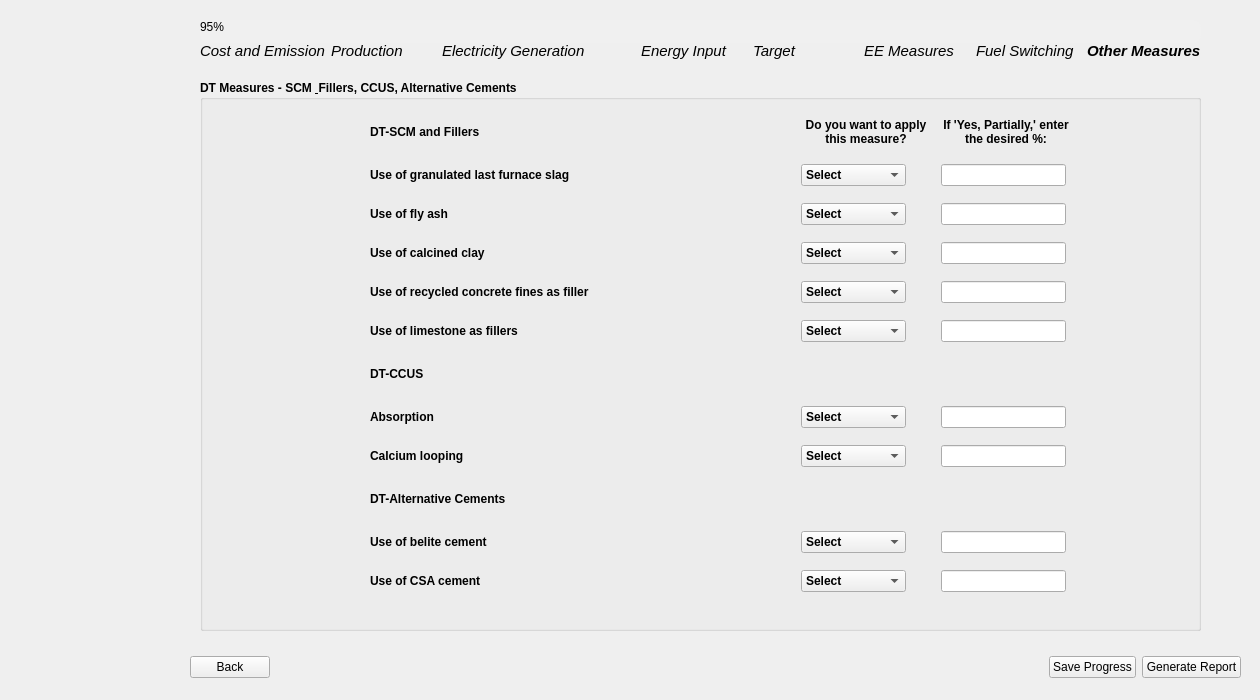
<?xml version="1.0" encoding="UTF-8"?>
<ui version="4.0">
 <class>Page10_AllDTMeasures</class>
 <widget class="QWidget" name="Page10_AllDTMeasures">
  <property name="geometry">
   <rect>
    <x>0</x>
    <y>0</y>
    <width>1260</width>
    <height>700</height>
   </rect>
  </property>
  <property name="sizePolicy">
   <sizepolicy hsizetype="Fixed" vsizetype="Fixed">
    <horstretch>0</horstretch>
    <verstretch>0</verstretch>
   </sizepolicy>
  </property>
  <property name="windowTitle">
   <string>Form</string>
  </property>
  <property name="styleSheet">
   <string notr="true"/>
  </property>
  <widget class="QWidget" name="layoutWidget">
   <property name="geometry">
    <rect>
     <x>190</x>
     <y>650</y>
     <width>1051</width>
     <height>35</height>
    </rect>
   </property>
   <layout class="QHBoxLayout" name="button_layout">
    <item>
     <widget class="QPushButton" name="backBtn">
      <property name="text">
       <string>Back</string>
      </property>
     </widget>
    </item>
    <item>
     <spacer name="horizontalSpacer">
      <property name="orientation">
       <enum>Qt::Horizontal</enum>
      </property>
      <property name="sizeHint" stdset="0">
       <size>
        <width>40</width>
        <height>20</height>
       </size>
      </property>
     </spacer>
    </item>
    <item>
     <widget class="QPushButton" name="saveBtn">
      <property name="text">
       <string>Save Progress</string>
      </property>
     </widget>
    </item>
    <item>
     <widget class="QPushButton" name="pdfBtn">
      <property name="font">
       <font>
        <kerning>true</kerning>
       </font>
      </property>
      <property name="text">
       <string>Generate Report</string>
      </property>
     </widget>
    </item>
   </layout>
  </widget>
  <widget class="QGroupBox" name="page_10_group_1">
   <property name="geometry">
    <rect>
     <x>200</x>
     <y>80</y>
     <width>1001</width>
     <height>551</height>
    </rect>
   </property>
   <property name="font">
    <font>
     <bold>true</bold>
    </font>
   </property>
   <property name="styleSheet">
    <string notr="true">QPushButton {
    background-color: #26481f;  /* Green */
    color: white;
    border: none;
    padding: 8px 16px;
    font-size: 14px;
    border-radius: 6px;
    min-width: 90px;
    min-height: 15px;

}

QPushButton:hover {
    background-color: #45a049;
}

QPushButton:pressed {
    background-color: #3e8e41;
}

QPushButton#saveBtn {
                background-color: white;
                color: #26481f;
            }
QPushButton#saveBtn:hover {
                background-color: #45a049;
			  color: white;
            }

    QLineEdit {
        border-radius: 10px;    
        padding: 5px;           
    }

myLineEdit-&gt;setFixedSize(200, 30)</string>
   </property>
   <property name="title">
    <string>DT Measures - SCM &amp; Fillers, CCUS, Alternative Cements</string>
   </property>
   <widget class="QWidget" name="layoutWidget">
    <property name="geometry">
     <rect>
      <x>170</x>
      <y>30</y>
      <width>701</width>
      <height>501</height>
     </rect>
    </property>
    <layout class="QGridLayout" name="page_10_gridLayout">
     <property name="sizeConstraint">
      <enum>QLayout::SetNoConstraint</enum>
     </property>
     <property name="spacing">
      <number>10</number>
     </property>
     <item row="7" column="1">
      <widget class="QComboBox" name="page_10_comboBox_6">
       <property name="sizePolicy">
        <sizepolicy hsizetype="Fixed" vsizetype="Fixed">
         <horstretch>0</horstretch>
         <verstretch>0</verstretch>
        </sizepolicy>
       </property>
       <item>
        <property name="text">
         <string>Select</string>
        </property>
       </item>
       <item>
        <property name="text">
         <string>Yes (100%)</string>
        </property>
       </item>
       <item>
        <property name="text">
         <string>No (0%)</string>
        </property>
       </item>
       <item>
        <property name="text">
         <string>Yes, Partially</string>
        </property>
       </item>
      </widget>
     </item>
     <item row="1" column="1">
      <widget class="QComboBox" name="page_10_comboBox">
       <property name="sizePolicy">
        <sizepolicy hsizetype="Fixed" vsizetype="Fixed">
         <horstretch>0</horstretch>
         <verstretch>0</verstretch>
        </sizepolicy>
       </property>
       <item>
        <property name="text">
         <string>Select</string>
        </property>
       </item>
       <item>
        <property name="text">
         <string>Yes (100%)</string>
        </property>
       </item>
       <item>
        <property name="text">
         <string>No (0%)</string>
        </property>
       </item>
       <item>
        <property name="text">
         <string>Yes, Partially</string>
        </property>
       </item>
      </widget>
     </item>
     <item row="4" column="1">
      <widget class="QComboBox" name="page_10_comboBox_4">
       <property name="sizePolicy">
        <sizepolicy hsizetype="Fixed" vsizetype="Fixed">
         <horstretch>0</horstretch>
         <verstretch>0</verstretch>
        </sizepolicy>
       </property>
       <item>
        <property name="text">
         <string>Select</string>
        </property>
       </item>
       <item>
        <property name="text">
         <string>Yes (100%)</string>
        </property>
       </item>
       <item>
        <property name="text">
         <string>No (0%)</string>
        </property>
       </item>
       <item>
        <property name="text">
         <string>Yes, Partially</string>
        </property>
       </item>
      </widget>
     </item>
     <item row="3" column="1">
      <widget class="QComboBox" name="page_10_comboBox_3">
       <property name="sizePolicy">
        <sizepolicy hsizetype="Fixed" vsizetype="Fixed">
         <horstretch>0</horstretch>
         <verstretch>0</verstretch>
        </sizepolicy>
       </property>
       <item>
        <property name="text">
         <string>Select</string>
        </property>
       </item>
       <item>
        <property name="text">
         <string>Yes (100%)</string>
        </property>
       </item>
       <item>
        <property name="text">
         <string>No (0%)</string>
        </property>
       </item>
       <item>
        <property name="text">
         <string>Yes, Partially</string>
        </property>
       </item>
      </widget>
     </item>
     <item row="2" column="1">
      <widget class="QComboBox" name="page_10_comboBox_2">
       <property name="sizePolicy">
        <sizepolicy hsizetype="Fixed" vsizetype="Fixed">
         <horstretch>0</horstretch>
         <verstretch>0</verstretch>
        </sizepolicy>
       </property>
       <item>
        <property name="text">
         <string>Select</string>
        </property>
       </item>
       <item>
        <property name="text">
         <string>Yes (100%)</string>
        </property>
       </item>
       <item>
        <property name="text">
         <string>No (0%)</string>
        </property>
       </item>
       <item>
        <property name="text">
         <string>Yes, Partially</string>
        </property>
       </item>
      </widget>
     </item>
     <item row="0" column="0">
      <widget class="QLabel" name="page_10_header_1">
       <property name="font">
        <font>
         <bold>true</bold>
        </font>
       </property>
       <property name="text">
        <string>DT-SCM and Fillers</string>
       </property>
      </widget>
     </item>
     <item row="1" column="0">
      <widget class="QLabel" name="page_10_label">
       <property name="text">
        <string>Use of granulated last furnace slag</string>
       </property>
      </widget>
     </item>
     <item row="7" column="0">
      <widget class="QLabel" name="page_10_label_6">
       <property name="text">
        <string>Absorption</string>
       </property>
      </widget>
     </item>
     <item row="0" column="2">
      <widget class="QLabel" name="page_10_header_6">
       <property name="minimumSize">
        <size>
         <width>130</width>
         <height>30</height>
        </size>
       </property>
       <property name="maximumSize">
        <size>
         <width>130</width>
         <height>30</height>
        </size>
       </property>
       <property name="font">
        <font>
         <bold>true</bold>
        </font>
       </property>
       <property name="text">
        <string>If 'Yes, Partially,' enter the desired %:</string>
       </property>
       <property name="alignment">
        <set>Qt::AlignCenter</set>
       </property>
       <property name="wordWrap">
        <bool>true</bool>
       </property>
      </widget>
     </item>
     <item row="4" column="0">
      <widget class="QLabel" name="page_10_label_4">
       <property name="text">
        <string>Use of recycled concrete fines as filler</string>
       </property>
      </widget>
     </item>
     <item row="3" column="0">
      <widget class="QLabel" name="page_10_label_3">
       <property name="text">
        <string>Use of calcined clay</string>
       </property>
      </widget>
     </item>
     <item row="7" column="2">
      <widget class="QLineEdit" name="page_10_input_6">
       <property name="sizePolicy">
        <sizepolicy hsizetype="Fixed" vsizetype="Fixed">
         <horstretch>0</horstretch>
         <verstretch>0</verstretch>
        </sizepolicy>
       </property>
       <property name="text">
        <string/>
       </property>
      </widget>
     </item>
     <item row="5" column="2">
      <widget class="QLineEdit" name="page_10_input_5">
       <property name="sizePolicy">
        <sizepolicy hsizetype="Fixed" vsizetype="Fixed">
         <horstretch>0</horstretch>
         <verstretch>0</verstretch>
        </sizepolicy>
       </property>
       <property name="text">
        <string/>
       </property>
      </widget>
     </item>
     <item row="5" column="0">
      <widget class="QLabel" name="page_10_label_5">
       <property name="text">
        <string>Use of limestone as fillers</string>
       </property>
      </widget>
     </item>
     <item row="4" column="2">
      <widget class="QLineEdit" name="page_10_input_4">
       <property name="sizePolicy">
        <sizepolicy hsizetype="Fixed" vsizetype="Fixed">
         <horstretch>0</horstretch>
         <verstretch>0</verstretch>
        </sizepolicy>
       </property>
       <property name="text">
        <string/>
       </property>
      </widget>
     </item>
     <item row="11" column="0">
      <widget class="QLabel" name="page_10_label_9">
       <property name="text">
        <string>Use of CSA cement</string>
       </property>
      </widget>
     </item>
     <item row="2" column="0">
      <widget class="QLabel" name="page_10_label_2">
       <property name="text">
        <string>Use of fly ash</string>
       </property>
      </widget>
     </item>
     <item row="8" column="1">
      <widget class="QComboBox" name="page_10_comboBox_7">
       <property name="sizePolicy">
        <sizepolicy hsizetype="Fixed" vsizetype="Fixed">
         <horstretch>0</horstretch>
         <verstretch>0</verstretch>
        </sizepolicy>
       </property>
       <item>
        <property name="text">
         <string>Select</string>
        </property>
       </item>
       <item>
        <property name="text">
         <string>Yes (100%)</string>
        </property>
       </item>
       <item>
        <property name="text">
         <string>No (0%)</string>
        </property>
       </item>
       <item>
        <property name="text">
         <string>Yes, Partially</string>
        </property>
       </item>
      </widget>
     </item>
     <item row="6" column="0">
      <widget class="QLabel" name="page_10_header_2">
       <property name="minimumSize">
        <size>
         <width>0</width>
         <height>30</height>
        </size>
       </property>
       <property name="maximumSize">
        <size>
         <width>16777215</width>
         <height>30</height>
        </size>
       </property>
       <property name="font">
        <font>
         <bold>true</bold>
        </font>
       </property>
       <property name="text">
        <string>DT-CCUS</string>
       </property>
      </widget>
     </item>
     <item row="8" column="0">
      <widget class="QLabel" name="page_10_label_7">
       <property name="text">
        <string>Calcium looping</string>
       </property>
      </widget>
     </item>
     <item row="10" column="2">
      <widget class="QLineEdit" name="page_10_input_8">
       <property name="sizePolicy">
        <sizepolicy hsizetype="Fixed" vsizetype="Fixed">
         <horstretch>0</horstretch>
         <verstretch>0</verstretch>
        </sizepolicy>
       </property>
       <property name="text">
        <string/>
       </property>
      </widget>
     </item>
     <item row="11" column="2">
      <widget class="QLineEdit" name="page_10_input_9">
       <property name="sizePolicy">
        <sizepolicy hsizetype="Fixed" vsizetype="Fixed">
         <horstretch>0</horstretch>
         <verstretch>0</verstretch>
        </sizepolicy>
       </property>
       <property name="text">
        <string/>
       </property>
      </widget>
     </item>
     <item row="3" column="2">
      <widget class="QLineEdit" name="page_10_input_3">
       <property name="sizePolicy">
        <sizepolicy hsizetype="Fixed" vsizetype="Fixed">
         <horstretch>0</horstretch>
         <verstretch>0</verstretch>
        </sizepolicy>
       </property>
       <property name="text">
        <string/>
       </property>
      </widget>
     </item>
     <item row="11" column="1">
      <widget class="QComboBox" name="page_10_comboBox_9">
       <property name="sizePolicy">
        <sizepolicy hsizetype="Fixed" vsizetype="Fixed">
         <horstretch>0</horstretch>
         <verstretch>0</verstretch>
        </sizepolicy>
       </property>
       <item>
        <property name="text">
         <string>Select</string>
        </property>
       </item>
       <item>
        <property name="text">
         <string>Yes (100%)</string>
        </property>
       </item>
       <item>
        <property name="text">
         <string>No (0%)</string>
        </property>
       </item>
       <item>
        <property name="text">
         <string>Yes, Partially</string>
        </property>
       </item>
      </widget>
     </item>
     <item row="9" column="0">
      <widget class="QLabel" name="page_10_header_3">
       <property name="minimumSize">
        <size>
         <width>0</width>
         <height>30</height>
        </size>
       </property>
       <property name="maximumSize">
        <size>
         <width>16777215</width>
         <height>30</height>
        </size>
       </property>
       <property name="font">
        <font>
         <bold>true</bold>
        </font>
       </property>
       <property name="text">
        <string>DT-Alternative Cements</string>
       </property>
      </widget>
     </item>
     <item row="0" column="1">
      <widget class="QLabel" name="page_10_header_5">
       <property name="minimumSize">
        <size>
         <width>130</width>
         <height>30</height>
        </size>
       </property>
       <property name="maximumSize">
        <size>
         <width>130</width>
         <height>30</height>
        </size>
       </property>
       <property name="font">
        <font>
         <bold>true</bold>
        </font>
       </property>
       <property name="text">
        <string>Do you want to apply this measure?</string>
       </property>
       <property name="alignment">
        <set>Qt::AlignCenter</set>
       </property>
       <property name="wordWrap">
        <bool>true</bool>
       </property>
      </widget>
     </item>
     <item row="8" column="2">
      <widget class="QLineEdit" name="page_10_input_7">
       <property name="sizePolicy">
        <sizepolicy hsizetype="Fixed" vsizetype="Fixed">
         <horstretch>0</horstretch>
         <verstretch>0</verstretch>
        </sizepolicy>
       </property>
       <property name="text">
        <string/>
       </property>
      </widget>
     </item>
     <item row="2" column="2">
      <widget class="QLineEdit" name="page_10_input_2">
       <property name="sizePolicy">
        <sizepolicy hsizetype="Fixed" vsizetype="Fixed">
         <horstretch>0</horstretch>
         <verstretch>0</verstretch>
        </sizepolicy>
       </property>
       <property name="text">
        <string/>
       </property>
      </widget>
     </item>
     <item row="10" column="1">
      <widget class="QComboBox" name="page_10_comboBox_8">
       <property name="sizePolicy">
        <sizepolicy hsizetype="Fixed" vsizetype="Fixed">
         <horstretch>0</horstretch>
         <verstretch>0</verstretch>
        </sizepolicy>
       </property>
       <item>
        <property name="text">
         <string>Select</string>
        </property>
       </item>
       <item>
        <property name="text">
         <string>Yes (100%)</string>
        </property>
       </item>
       <item>
        <property name="text">
         <string>No (0%)</string>
        </property>
       </item>
       <item>
        <property name="text">
         <string>Yes, Partially</string>
        </property>
       </item>
      </widget>
     </item>
     <item row="1" column="2">
      <widget class="QLineEdit" name="page_10_input">
       <property name="sizePolicy">
        <sizepolicy hsizetype="Fixed" vsizetype="Fixed">
         <horstretch>0</horstretch>
         <verstretch>0</verstretch>
        </sizepolicy>
       </property>
       <property name="text">
        <string/>
       </property>
      </widget>
     </item>
     <item row="5" column="1">
      <widget class="QComboBox" name="page_10_comboBox_5">
       <property name="sizePolicy">
        <sizepolicy hsizetype="Fixed" vsizetype="Fixed">
         <horstretch>0</horstretch>
         <verstretch>0</verstretch>
        </sizepolicy>
       </property>
       <item>
        <property name="text">
         <string>Select</string>
        </property>
       </item>
       <item>
        <property name="text">
         <string>Yes (100%)</string>
        </property>
       </item>
       <item>
        <property name="text">
         <string>No (0%)</string>
        </property>
       </item>
       <item>
        <property name="text">
         <string>Yes, Partially</string>
        </property>
       </item>
      </widget>
     </item>
     <item row="10" column="0">
      <widget class="QLabel" name="page_10_label_8">
       <property name="text">
        <string>Use of belite cement</string>
       </property>
      </widget>
     </item>
    </layout>
   </widget>
  </widget>
  <widget class="QLabel" name="side_image">
   <property name="geometry">
    <rect>
     <x>0</x>
     <y>-30</y>
     <width>171</width>
     <height>761</height>
    </rect>
   </property>
   <property name="text">
    <string/>
   </property>
   <property name="pixmap">
    <pixmap>../images/BEST_side_abstract.png</pixmap>
   </property>
  </widget>
  <widget class="QProgressBar" name="progressBar">
   <property name="geometry">
    <rect>
     <x>200</x>
     <y>20</y>
     <width>1001</width>
     <height>23</height>
    </rect>
   </property>
   <property name="styleSheet">
    <string notr="true">QProgressBar {
    background-color: #F0F0F0;
    border: none;
	border-radius: 8px;
}
QProgressBar::chunk {
	border-radius: 8px;
    background: QLinearGradient(
        x1: 0, y1: 0, x2: 1, y2: 0,
        stop: 0 #33bef0,   /* Light Blue */
        stop: 1 #77d695    /* Light Green */
    );
}</string>
   </property>
   <property name="value">
    <number>95</number>
   </property>
  </widget>
  <widget class="QWidget" name="layoutWidget_3">
   <property name="geometry">
    <rect>
     <x>200</x>
     <y>40</y>
     <width>1001</width>
     <height>22</height>
    </rect>
   </property>
   <layout class="QGridLayout" name="gridLayout_12">
    <item row="0" column="0">
     <widget class="QLabel" name="label_3">
      <property name="font">
       <font>
        <pointsize>11</pointsize>
        <italic>true</italic>
        <bold>false</bold>
       </font>
      </property>
      <property name="text">
       <string>Cost and Emission</string>
      </property>
     </widget>
    </item>
    <item row="0" column="1">
     <widget class="QLabel" name="label_10">
      <property name="font">
       <font>
        <pointsize>11</pointsize>
        <italic>true</italic>
       </font>
      </property>
      <property name="text">
       <string>Production</string>
      </property>
     </widget>
    </item>
    <item row="0" column="2">
     <widget class="QLabel" name="label_11">
      <property name="font">
       <font>
        <pointsize>11</pointsize>
        <italic>true</italic>
       </font>
      </property>
      <property name="text">
       <string>Electricity Generation            </string>
      </property>
     </widget>
    </item>
    <item row="0" column="3">
     <widget class="QLabel" name="label_12">
      <property name="font">
       <font>
        <pointsize>11</pointsize>
        <italic>true</italic>
       </font>
      </property>
      <property name="text">
       <string>Energy Input</string>
      </property>
     </widget>
    </item>
    <item row="0" column="4">
     <widget class="QLabel" name="label_13">
      <property name="font">
       <font>
        <pointsize>11</pointsize>
        <italic>true</italic>
        <bold>false</bold>
       </font>
      </property>
      <property name="text">
       <string>Target</string>
      </property>
     </widget>
    </item>
    <item row="0" column="5">
     <widget class="QLabel" name="label_14">
      <property name="font">
       <font>
        <pointsize>11</pointsize>
        <italic>true</italic>
        <bold>false</bold>
       </font>
      </property>
      <property name="text">
       <string>EE Measures</string>
      </property>
     </widget>
    </item>
    <item row="0" column="6">
     <widget class="QLabel" name="label_15">
      <property name="font">
       <font>
        <pointsize>11</pointsize>
        <italic>true</italic>
       </font>
      </property>
      <property name="text">
       <string>Fuel Switching</string>
      </property>
     </widget>
    </item>
    <item row="0" column="7">
     <widget class="QLabel" name="label_16">
      <property name="font">
       <font>
        <pointsize>11</pointsize>
        <italic>true</italic>
        <bold>true</bold>
       </font>
      </property>
      <property name="text">
       <string>Other Measures</string>
      </property>
     </widget>
    </item>
   </layout>
  </widget>
 </widget>
 <tabstops>
  <tabstop>page_10_input</tabstop>
  <tabstop>page_10_input_2</tabstop>
  <tabstop>page_10_input_3</tabstop>
  <tabstop>page_10_input_4</tabstop>
  <tabstop>page_10_input_5</tabstop>
  <tabstop>page_10_input_6</tabstop>
  <tabstop>page_10_input_7</tabstop>
  <tabstop>page_10_input_8</tabstop>
  <tabstop>page_10_input_9</tabstop>
  <tabstop>backBtn</tabstop>
  <tabstop>saveBtn</tabstop>
  <tabstop>pdfBtn</tabstop>
  <tabstop>page_10_comboBox</tabstop>
  <tabstop>page_10_comboBox_2</tabstop>
  <tabstop>page_10_comboBox_3</tabstop>
  <tabstop>page_10_comboBox_4</tabstop>
  <tabstop>page_10_comboBox_5</tabstop>
  <tabstop>page_10_comboBox_6</tabstop>
  <tabstop>page_10_comboBox_7</tabstop>
  <tabstop>page_10_comboBox_8</tabstop>
  <tabstop>page_10_comboBox_9</tabstop>
 </tabstops>
 <resources/>
 <connections/>
</ui>
